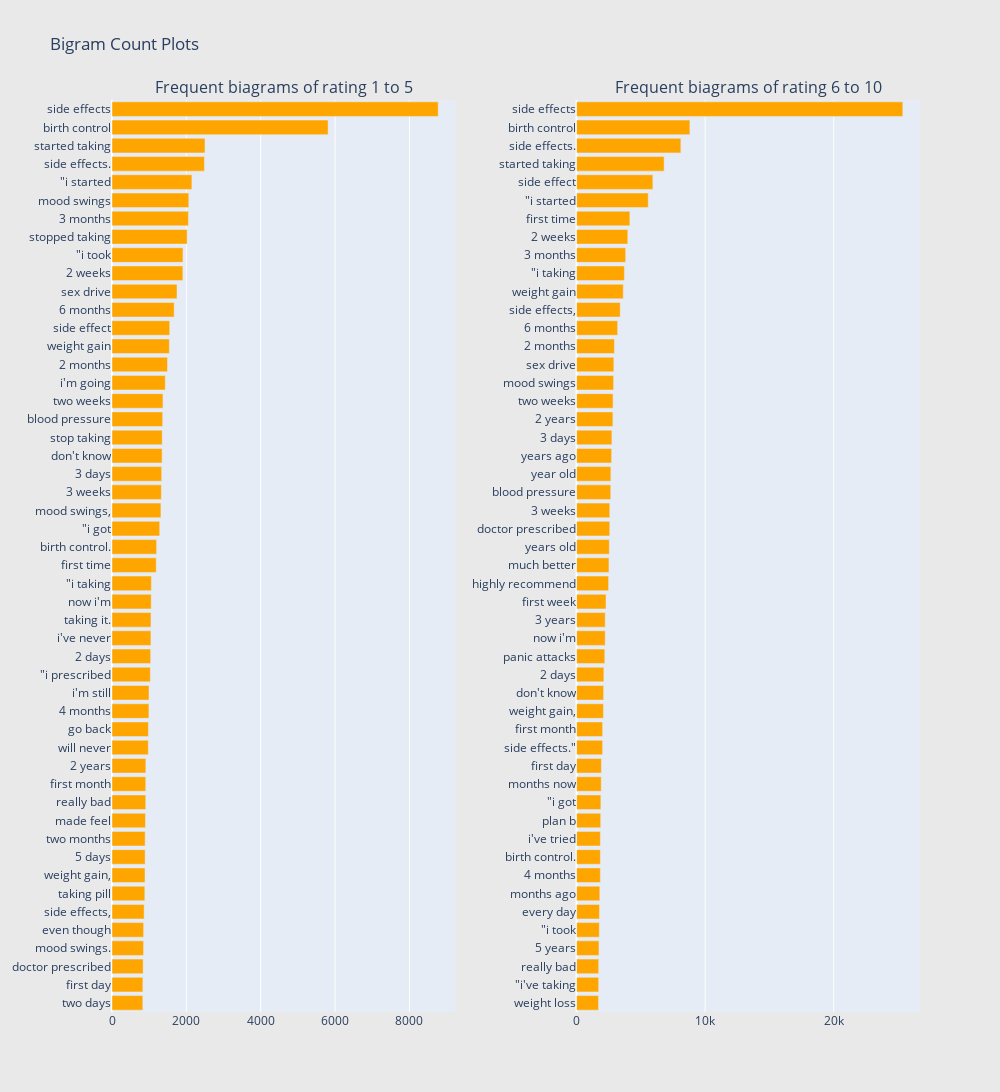

The cell this chart's notebook holds for it:
### Code cell
freq_dict = defaultdict(int)
for sent in df_all_1_5["review"]:
    for word in generate_ngrams(sent,2):
        freq_dict[word] += 1
fd_sorted = pd.DataFrame(sorted(freq_dict.items(), key=lambda x: x[1])[::-1])
fd_sorted.columns = ["word", "wordcount"]
trace1 = horizontal_bar_chart(fd_sorted.head(50), 'orange')

freq_dict = defaultdict(int)
for sent in df_all_6_10["review"]:
    for word in generate_ngrams(sent,2):
        freq_dict[word] += 1
fd_sorted = pd.DataFrame(sorted(freq_dict.items(), key=lambda x: x[1])[::-1])
fd_sorted.columns = ["word", "wordcount"]
trace2 = horizontal_bar_chart(fd_sorted.head(50), 'orange')

# Creating two subplots
fig = tools.make_subplots(rows=1, cols=2, vertical_spacing=0.04,horizontal_spacing=0.15,
                          subplot_titles=["Frequent biagrams of rating 1 to 5", 
                                          "Frequent biagrams of rating 6 to 10"])
fig.append_trace(trace1, 1, 1)
fig.append_trace(trace2, 1, 2)
fig['layout'].update(height=1200, width=1000, paper_bgcolor='rgb(233,233,233)', title="Bigram Count Plots")
py.iplot(fig, filename='word-plots')

### Figure 1 — Plotly figure (JSON) as saved in the notebook; plotly's stock layout.template omitted (floating-point values rounded to 4 significant figures)
{"data": [{"marker": {"color": "orange"}, "orientation": "h", "showlegend": false, "type": "bar", "x": [829, 830, 838, 849, 850, 865, 883, 888, 891, 892, 900, 908, 908, 910, 976, 979, 993, 995, 1031, 1040, 1047, 1048, 1055, 1060, 1189, 1199, 1283, 1316, 1328, 1336, 1348, 1350, 1363, 1371, 1433, 1493, 1542, 1552, 1672, 1749, 1906, 1909, 2020, 2055, 2065, 2149, 2486, 2501, 5812, 8774], "xaxis": "x", "y": ["two days", "first day", "doctor prescribed", "mood swings.", "even though", "side effects,", "taking pill", "weight gain,", "5 days", "two months", "made feel", "really bad", "first month", "2 years", "will never", "go back", "4 months", "i&#039;m still", "\"i prescribed", "2 days", "i&#039;ve never", "taking it.", "now i&#039;m", "\"i taking", "first time", "birth control.", "\"i got", "mood swings,", "3 weeks", "3 days", "don&#039;t know", "stop taking", "blood pressure", "two weeks", "i&#039;m going", "2 months", "weight gain", "side effect", "6 months", "sex drive", "2 weeks", "\"i took", "stopped taking", "3 months", "mood swings", "\"i started", "side effects.", "started taking", "birth control", "side effects"], "yaxis": "y"}, {"marker": {"color": "orange"}, "orientation": "h", "showlegend": false, "type": "bar", "x": [1707, 1717, 1718, 1741, 1768, 1781, 1805, 1849, 1850, 1850, 1875, 1886, 1918, 1929, 2022, 2026, 2091, 2103, 2121, 2194, 2224, 2225, 2289, 2488, 2517, 2544, 2578, 2579, 2656, 2665, 2725, 2744, 2824, 2836, 2880, 2897, 2942, 3189, 3391, 3631, 3720, 3817, 3984, 4142, 5573, 5932, 6810, 8111, 8813, 25377], "xaxis": "x2", "y": ["weight loss", "\"i&#039;ve taking", "really bad", "5 years", "\"i took", "every day", "months ago", "4 months", "birth control.", "i&#039;ve tried", "plan b", "\"i got", "months now", "first day", "side effects.\"", "first month", "weight gain,", "don&#039;t know", "2 days", "panic attacks", "now i&#039;m", "3 years", "first week", "highly recommend", "much better", "years old", "doctor prescribed", "3 weeks", "blood pressure", "year old", "years ago", "3 days", "2 years", "two weeks", "mood swings", "sex drive", "2 months", "6 months", "side effects,", "weight gain", "\"i taking", "3 months", "2 weeks", "first time", "\"i started", "side effect", "started taking", "side effects.", "birth control", "side effects"], "yaxis": "y2"}], "layout": {"annotations": [{"font": {"size": 16}, "showarrow": false, "text": "Frequent biagrams of rating 1 to 5", "x": 0.2125, "xanchor": "center", "xref": "paper", "y": 1, "yanchor": "bottom", "yref": "paper"}, {"font": {"size": 16}, "showarrow": false, "text": "Frequent biagrams of rating 6 to 10", "x": 0.7875, "xanchor": "center", "xref": "paper", "y": 1, "yanchor": "bottom", "yref": "paper"}], "height": 1200, "paper_bgcolor": "rgb(233,233,233)", "title": {"text": "Bigram Count Plots"}, "width": 1000, "xaxis": {"anchor": "y", "domain": [0, 0.425]}, "xaxis2": {"anchor": "y2", "domain": [0.575, 1]}, "yaxis": {"anchor": "x", "domain": [0, 1]}, "yaxis2": {"anchor": "x2", "domain": [0, 1]}}}
